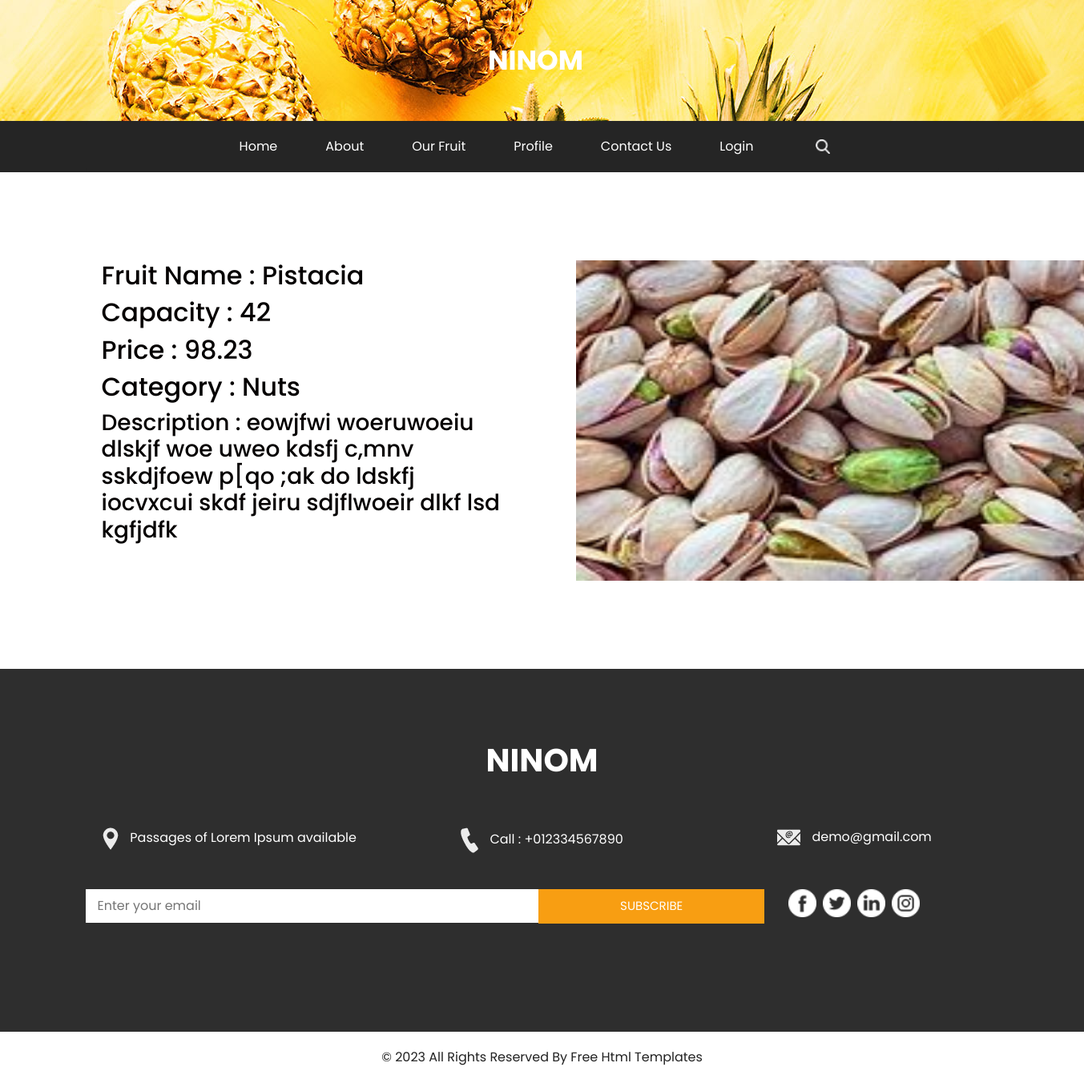
The app's page /fruit_detail/3/, older data.
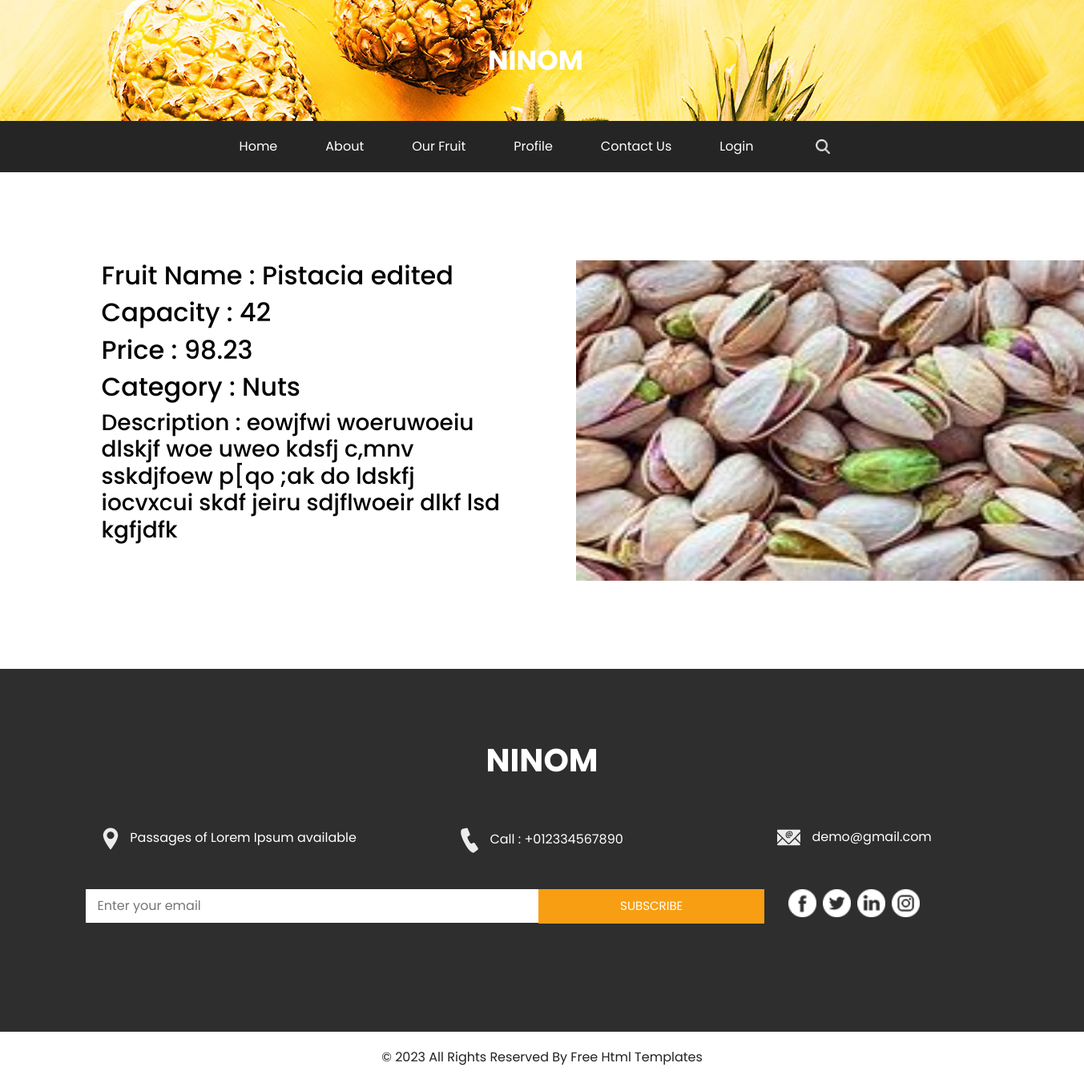
The same page, newer data.
### fruit/models.py (models this page shows, shortened)
class Fruit(models.Model):
    categories = (
        ("Pome fruits", "Pome fruits"),
        ("Stone fruits", "Stone fruits"),
        ("Multiple ftuits", "Multiple ftuits"),
        ("Nuts ", "Nuts "),
        ("Small fruits","Small fruits"),
        )
    name = models.CharField(max_length=100)
    description = models.TextField()
    category = models.CharField(max_length=15,choices=categories,default="Pome fruits")
    price = models.DecimalField(max_digits=5, decimal_places=2)
    image = models.ImageField(upload_to='fruits/')
    available = models.BooleanField(default=False)
    Capacity = models.IntegerField()
    created_time= models.DateTimeField(auto_now_add=True)

### fruit/views.py (the view)
# urls.py: path('fruit_detail/<int:num>/' , views.f_detail,name="dtail")
def f_detail(request,num) :
    forot = Fruit.objects.get(pk=num)
    return render(request,"fruit/fruit_detail.html",{"fruit":forot})

### templates/fruit/fruit_detail.html (shortened to what this page needs)
<!DOCTYPE html>
<html>
  {% load static %}
<head>
  <link rel="stylesheet" type="text/css" href="https://cdnjs.cloudflare.com/ajax/libs/OwlCarousel2/2.1.3/assets/owl.carousel.min.css" />
  <link rel="stylesheet" type="text/css" href="{% static 'css/bootstrap.css' %}" />
  <link href="{% static 'css/style.css' %}" rel="stylesheet" />
  <link href="{% static 'css/responsive.css' %}" rel="stylesheet" />
</head>
<body class="sub_page">
  <div class="hero_area">
    <div class="brand_box">
      <a class="navbar-brand" href="index.html">
        <span>
          Ninom
        </span>
      </a>
    </div>
  </div>
  <section class="nav_section">
    <div class="container">
      <div class="custom_nav2">
        <nav class="navbar navbar-expand custom_nav-container ">
          <div class="collapse navbar-collapse" id="navbarSupportedContent">
            <div class="d-flex  flex-column flex-lg-row align-items-center">
              <ul class="navbar-nav  ">
                <li class="nav-item active">
                  <a class="nav-link" href="{% url 'home:home' %}">Home <span class="sr-only">(current)</span></a>
                </li>
                <li class="nav-item">
                  <a class="nav-link" href="{% url 'home:about' %}">About </a>
                </li>
                <li class="nav-item">
                  <a class="nav-link" href="{% url 'fruit:good-fruit' %}">Our Fruit </a>
                </li>
                <li class="nav-item">
                  <a class="nav-link" href="{% url 'account:profile' %}">Profile</a>
                </li>
                <li class="nav-item">
                  <a class="nav-link" href="{% url 'home:contact' %}">Contact Us</a>
                </li>
                <li class="nav-item">
                  {%if user.is_authenticated%}
                      <a class="nav-link" href="{% url 'account:logout' %}">Logout</a>
                  {% else %}
                      <a class="nav-link" href="{% url 'account:loginn' %}">Login</a>
                  {% endif %}
                </li>
              </ul>
              <form class="form-inline my-2 my-lg-0 ml-0 ml-lg-4 mb-3 mb-lg-0">
                <button class="btn  my-2 my-sm-0 nav_search-btn" type="submit"></button>
              </form>
            </div>
          </div>
        </nav>
      </div>
    </div>
  </section>
  <section class="fruit_section layout_padding">
    <div class="container"
          style="width: 100%;
          display: flex;
          justify-content: space-between;
          ">
      <div class="left-div">
        <h2>Fruit Name : {{ fruit.name }}</h2>
        <h2>Capacity : {{ fruit.Capacity }}</h2>
        <h2>Price : {{ fruit.price }}</h2>
        <h2>Category : {{ fruit.category }}</h2>
        <h3>Description : {{ fruit.description }}</h3>
      </div>
      <div class="right-div">
        <img style="width: 700px; height: 400px;" src="{{ fruit.image.url }}" alt="">
      </div>
    </div>
  </body>
  <section class="info_section layout_padding">
    <div class="container">
      <div class="info_logo">
        <h2>
          NiNom
        </h2>
      </div>
      <div class="info_contact">
        <div class="row">
          <div class="col-md-4">
            <a href="">
              <img src="{% static 'images/location.png' %}" alt="">
              <span>
                Passages of Lorem Ipsum available
              </span>
            </a>
          </div>
          <div class="col-md-4">
            <a href="">
              <img src="{% static 'images/call.png' %}" alt="">
              <span>
                Call : +012334567890
              </span>
            </a>
          </div>
          <div class="col-md-4">
            <a href="">
              <img src="{% static 'images/mail.png' %}" alt="">
              <span>
                demo@gmail.com
              </span>
            </a>
          </div>
        </div>
      </div>
      <div class="row">
        <div class="col-md-8 col-lg-9">
          <div class="info_form">
            <form action="">
              <input type="text" placeholder="Enter your email">
              <button>
                subscribe
              </button>
            </form>
          </div>
        </div>
        <div class="col-md-4 col-lg-3">
          <div class="info_social">
            <div>
              <a href="">
                <img src="{% static 'images/facebook-logo-button.png' %}" alt="">
              </a>
            </div>
            <div>
              <a href="">
                <img src="{% static 'images/twitter-logo-button.png' %}" alt="">
              </a>
            </div>
            <div>
              <a href="">
                <img src="{% static 'images/linkedin.png' %}" alt="">
              </a>
            </div>
            <div>
              <a href="">
                <img src="{% static 'images/instagram.png' %}" alt="">
              </a>
            </div>
          </div>
        </div>
      </div>
    </div>
  </section>
  <section class="container-fluid footer_section">
    <p>
      &copy; <span id="displayYear"></span> All Rights Reserved By
      <a href="https://html.design/">Free Html Templates</a>
    </p>
  </section>
</body>
</html>

### asset/css/style.css (style rules this page uses)
body { font-family: "Poppins", sans-serif; color: #040000; background-color: #ffffff; }
.layout_padding { padding: 90px 0; }
.sub_page .brand_box { position: relative; background-image: url(../images/slider-img.jpg); padding: 45px 0; }
.sub_page .nav_section { margin-top: 0; background-color: #252525; }
.brand_box { position: absolute; top: 0; left: 0; z-index: 9; width: 100%; display: -webkit-box; display: -ms-flexbox; display: flex; -webkit-box-pack: center; -ms-flex-pack: center; justify-content: center; }
.brand_box .navbar-brand span { font-size: 34px; font-weight: bold; color: #ffffff; text-transform: uppercase; }
a, a:hover, a:focus { text-decoration: none; }
.btn, .btn:focus { outline: none !important; -webkit-box-shadow: none; box-shadow: none; }
.custom_nav-container { z-index: 99999; padding: 15px 0; }
.custom_nav-container .nav_search-btn { margin: auto; }
.nav_section { margin-top: -32px; }
.nav_section .custom_nav2 .custom_nav-container { padding: 10px 0; background-color: #252525; border-radius: 5px; }
.nav_section .custom_nav2 .custom_nav-container .navbar-nav .nav-item .nav-link { padding: 10px 30px; color: #ffffff; text-align: center; position: relative; }
.nav_section .custom_nav2 #navbarSupportedContent { -webkit-box-pack: center; -ms-flex-pack: center; justify-content: center; }
.nav_section .custom_nav-container .nav_search-btn { background-image: url(../images/search-icon.png); background-size: 18px; background-repeat: no-repeat; width: 35px; height: 35px; padding: 0; border: none; margin: 0 40px 0 15px; background-position: center; }
.info_section { background-color: #2e2e2e; color: #ffffff; }
.info_section .info_logo h2 { font-size: 2.5rem; text-align: center; text-transform: uppercase; font-weight: bold; }
.info_section .info_contact { margin-top: 60px; margin-bottom: 45px; }
.info_section .info_contact .col-md-4 { display: -webkit-box; display: -ms-flexbox; display: flex; -webkit-box-pack: center; -ms-flex-pack: center; justify-content: center; }
.info_section .info_contact a { color: #ffffff; }
.info_section .info_contact img { max-width: 100%; margin-right: 10px; }
.info_section .info_form { margin: 0 auto; margin-bottom: 45px; }
.info_section .info_form form { display: -webkit-box; display: -ms-flexbox; display: flex; -webkit-box-align: center; -ms-flex-align: center; align-items: center; }
.info_section .info_form form input { background-color: #ffffff; border: none; -webkit-box-flex: 2.5; -ms-flex: 2.5; flex: 2.5; outline: none; color: #000000; min-height: 42.4px; padding-left: 15px; }
.info_section .info_form form input ::placeholder { color: #ffffff; opacity: 0.2; }
.info_section .info_form form button { -webkit-box-flex: 1; -ms-flex: 1; flex: 1; display: inline-block; padding: 9px 30px; background-color: #f89e12; border: 1px solid #f89e12; color: #ffffff; font-size: 15px; text-transform: uppercase; }
.info_section .info_social { display: -webkit-box; display: -ms-flexbox; display: flex; }
.info_section .info_social img { width: 35px; margin-right: 8px; }
.footer_section { background-color: #ffffff; padding: 20px 15px; }
.footer_section p { margin: 0; text-align: center; color: #222222; }
.footer_section a { color: #222222; }

### asset/css/responsive.css (style rules this page uses)
@media (min-width: 1200px) { .container { max-width: 1170px; } }

### templates/fruit/fruit_detail.html (style rules this page uses)
.left-div, .right-div { width: 48%; padding: 20px; box-sizing: border-box; }
.left-div { text-align: left; border-radius: 10%; }
.right-div { border-radius: 10%; }

Row changes from the older to the newer data that the page shows:
changed Fruit "Nuts": name "Pistacia" → "Pistacia edited"
